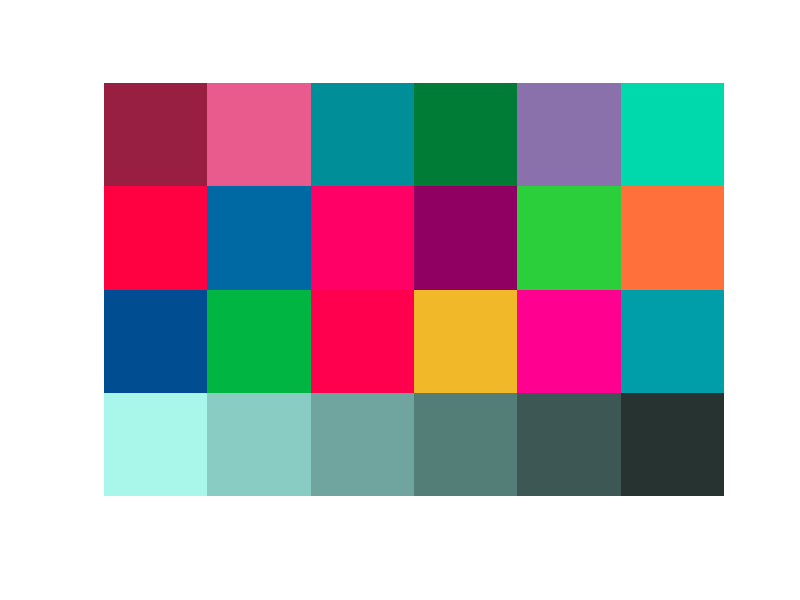

Here is the MATLAB script that generated this plot:
% loop over the 24 macbeth reflectance and find the product 
% with the chosen illuminant
load("./seed-01.mat");

% map the names from seed file to more meaningful ones
daylight_illuminant             = D65;
tangsten_illuminant             = A;
mcbeth_color_surface            = S;
human_visual_sensitivities      = CMF;
color_camera_sensitivities      = R;


THIS_OBSERVER                       = color_camera_sensitivities;
THIS_ILLUMINANT                     = daylight_illuminant;
THIS_24x24_SURFACE_REFLECTANCE      = mcbeth_color_surface;

[x, num_cols]       = size(S);
result_matrix       = zeros(num_cols,3);

for i = 1:num_cols
    color_sig                   = THIS_ILLUMINANT.*THIS_24x24_SURFACE_REFLECTANCE(:,i);
    result_matrix(i,1)          = sum(THIS_OBSERVER(:,1) .* color_sig);
    result_matrix(i,2)          = sum(THIS_OBSERVER(:,2) .* color_sig);
    result_matrix(i,3)          = sum(THIS_OBSERVER(:,3) .* color_sig);
end

buf    = zeros(50,1200,3);
step   = 51;

for j=1:24
    cur_color                   = xyz2rgb(result_matrix(j,:));
    view                        = zeros(50,50,3);
    view(:,:,1)                 = cur_color(:,1);
    view(:,:,2)                 = cur_color(:,2);
    view(:,:,3)                 = cur_color(:,3);
    buf(:,step-50:step-1,:)     = view(:,:,:);
    step                        = step + 50;
end

mcbeth                      = zeros(200,300,3);
mcbeth(1:50,1:300,:)        = buf(:,1:300,:);
mcbeth(51:100,1:300,:)      = buf(:,301:600,:);
mcbeth(101:150,1:300,:)     = buf(:,601:900,:);
mcbeth(151:200,1:300,:)     = buf(:,901:1200,:);
imshow(mcbeth);